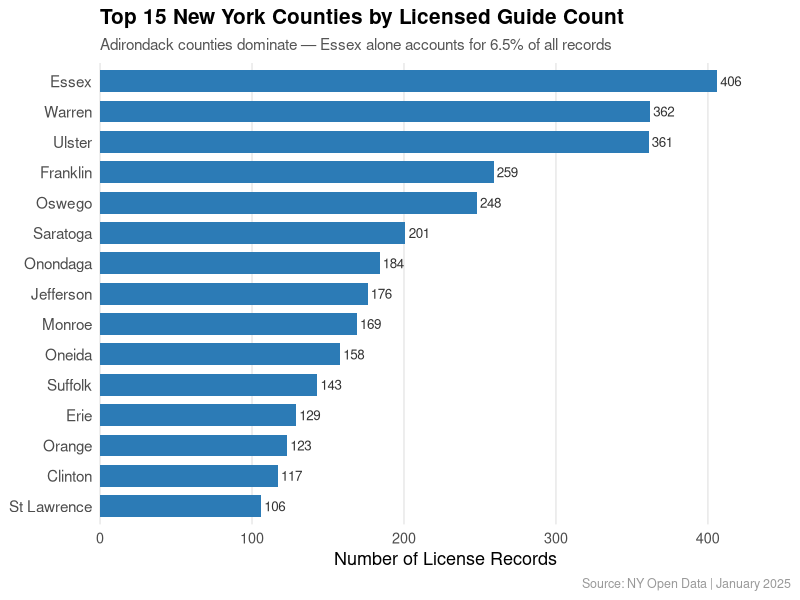
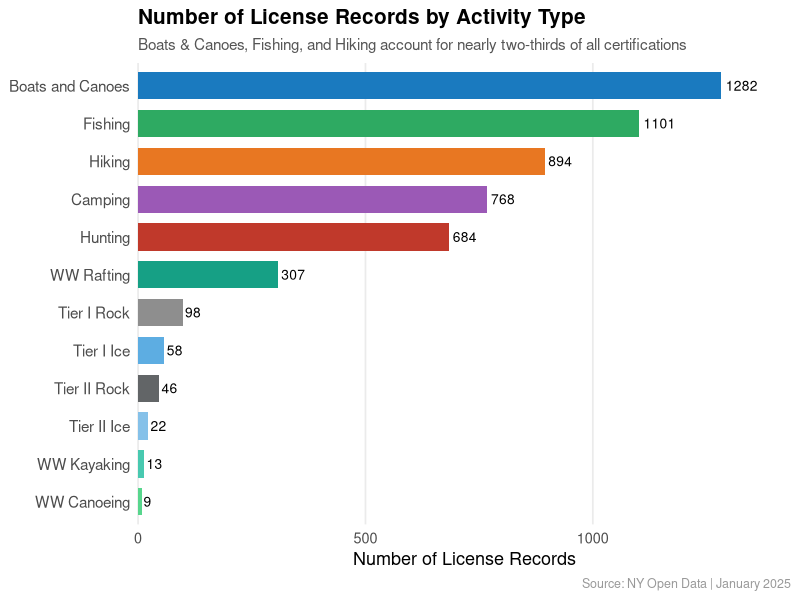
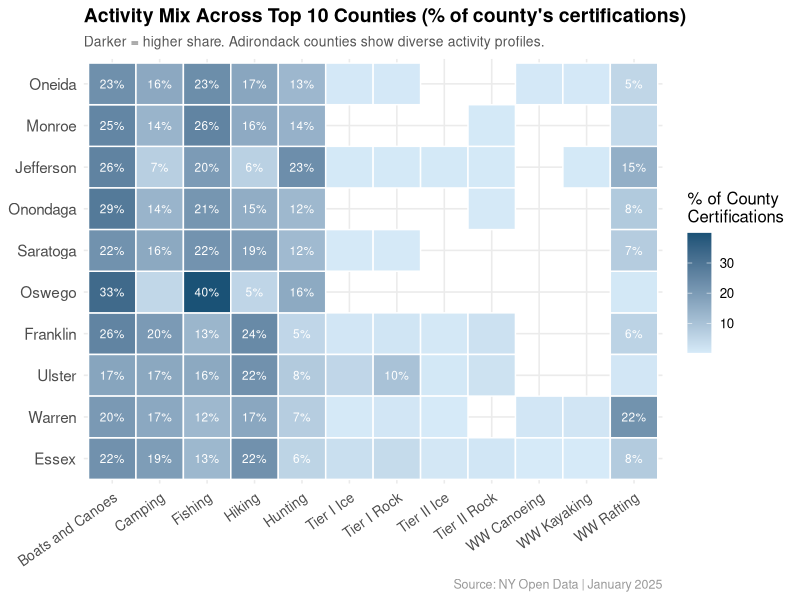
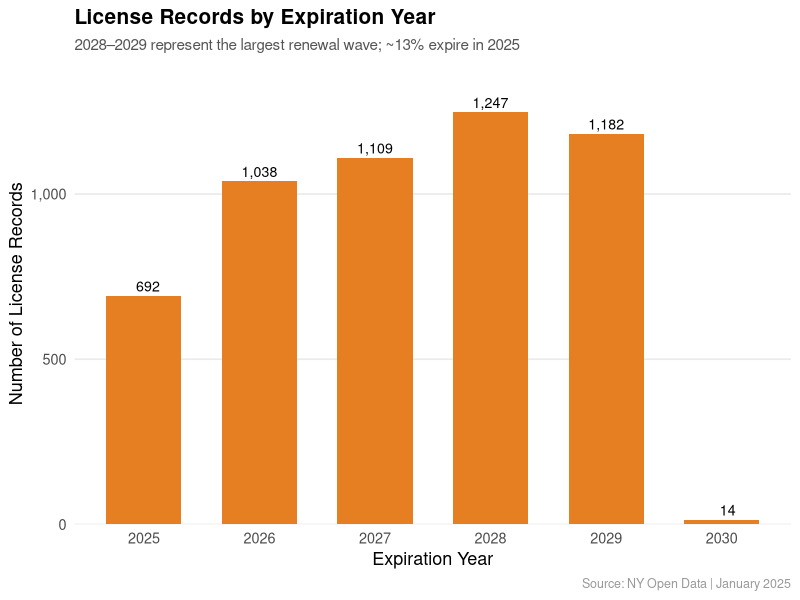
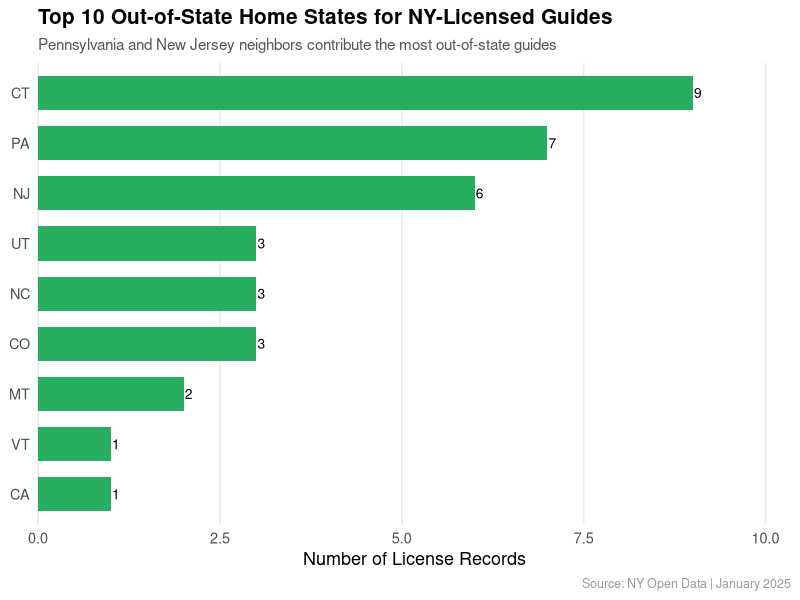
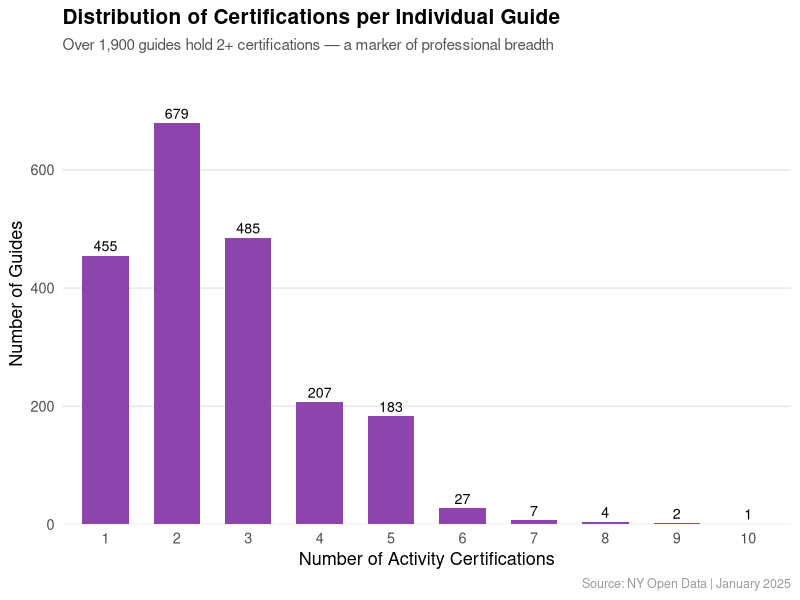

R code for these plots, in order:
## ---- chunk 1
knitr::opts_chunk$set(
  echo = TRUE,
  warning = FALSE,
  message = FALSE,
  fig.width = 10,
  fig.height = 6,
  fig.align = "center",
  out.width = "100%"
)
## ---- chunk 2
library(readr)
library(dplyr)
library(ggplot2)
library(tidyr)
library(scales)
library(knitr)
library(kableExtra)
library(lubridate)
library(stringr)
library(forcats)
## ---- chunk 3
raw_data <- read_csv("Guides_Currently_Licensed_in_New_York_State_20250127.csv",
                     show_col_types = FALSE)

# Clean data
guides <- raw_data %>%
  filter(!is.na(County), str_trim(County) != "") %>%
  mutate(
    County = str_to_title(str_trim(County)),
    City   = str_to_title(str_trim(City)),
    `Activity Type Description` = str_trim(`Activity Type Description`),
    Expiration_Date = mdy(`Expiration Date`),
    Exp_Year = year(Expiration_Date),
    NY_Resident = ifelse(State == "NY", "New York", "Out of State")
  )
## ---- chunk 4
n_records   <- nrow(guides)
n_guides    <- n_distinct(guides$`Badge Number`)
n_counties  <- n_distinct(guides$County)
n_activities <- n_distinct(guides$`Activity Type Description`)
n_outofstate <- sum(guides$State != "NY")
pct_outofstate <- round(100 * n_outofstate / n_records, 1)
## ---- chunk 5
county_summary <- guides %>%
  group_by(County) %>%
  summarise(Num_Licenses = n(), .groups = "drop") %>%
  arrange(desc(Num_Licenses)) %>%
  slice_head(n = 15)

ggplot(county_summary, aes(x = fct_reorder(County, Num_Licenses), y = Num_Licenses)) +
  geom_col(fill = "#2c7bb6", width = 0.72) +
  geom_text(aes(label = Num_Licenses), hjust = -0.15, size = 3.4, color = "#333333") +
  coord_flip(clip = "off") +
  scale_y_continuous(expand = expansion(mult = c(0, 0.12))) +
  labs(
    title = "Top 15 New York Counties by Licensed Guide Count",
    subtitle = "Adirondack counties dominate — Essex alone accounts for 6.5% of all records",
    x = NULL,
    y = "Number of License Records",
    caption = "Source: NY Open Data | January 2025"
  ) +
  theme_minimal(base_size = 13) +
  theme(
    plot.title    = element_text(face = "bold", size = 15),
    plot.subtitle = element_text(color = "#555555", size = 11),
    panel.grid.major.y = element_blank(),
    panel.grid.minor   = element_blank(),
    plot.caption  = element_text(color = "#999999", size = 9),
    axis.text.y   = element_text(size = 11)
  )
## ---- chunk 6
guides %>%
  group_by(County) %>%
  summarise(
    `License Records` = n(),
    `Unique Guides`   = n_distinct(`Badge Number`),
    `Avg Licenses/Guide` = round(n() / n_distinct(`Badge Number`), 1)
  ) %>%
  arrange(desc(`License Records`)) %>%
  head(20) %>%
  kable(caption = "Top 20 Counties — License records, unique guides, and certification depth") %>%
  kable_styling(bootstrap_options = c("striped", "hover", "condensed"),
                full_width = FALSE, position = "left") %>%
  row_spec(0, bold = TRUE, background = "#2c7bb6", color = "white")
## ---- chunk 7
activity_summary <- guides %>%
  group_by(`Activity Type Description`) %>%
  summarise(Count = n(), .groups = "drop") %>%
  arrange(desc(Count))

activity_colors <- c(
  "Boats and Canoes" = "#1a7abf",
  "Fishing"          = "#2eaa62",
  "Hiking"           = "#e87722",
  "Camping"          = "#9b59b6",
  "Hunting"          = "#c0392b",
  "WW Rafting"       = "#16a085",
  "Tier I Rock"      = "#8e8e8e",
  "Tier I Ice"       = "#5dade2",
  "Tier II Rock"     = "#626567",
  "Tier II Ice"      = "#85c1e9",
  "WW Kayaking"      = "#48c9b0",
  "WW Canoeing"      = "#58d68d"
)

ggplot(activity_summary,
       aes(x = fct_reorder(`Activity Type Description`, Count),
           y = Count,
           fill = `Activity Type Description`)) +
  geom_col(width = 0.72, show.legend = FALSE) +
  geom_text(aes(label = Count), hjust = -0.15, size = 3.5) +
  coord_flip(clip = "off") +
  scale_fill_manual(values = activity_colors) +
  scale_y_continuous(expand = expansion(mult = c(0, 0.12))) +
  labs(
    title    = "Number of License Records by Activity Type",
    subtitle = "Boats & Canoes, Fishing, and Hiking account for nearly two-thirds of all certifications",
    x = NULL,
    y = "Number of License Records",
    caption = "Source: NY Open Data | January 2025"
  ) +
  theme_minimal(base_size = 13) +
  theme(
    plot.title    = element_text(face = "bold", size = 15),
    plot.subtitle = element_text(color = "#555555", size = 11),
    panel.grid.major.y = element_blank(),
    panel.grid.minor   = element_blank(),
    plot.caption  = element_text(color = "#999999", size = 9),
    axis.text.y   = element_text(size = 11)
  )
## ---- chunk 8
top10_counties <- county_summary$County[1:10]

heatmap_data <- guides %>%
  filter(County %in% top10_counties) %>%
  group_by(County, `Activity Type Description`) %>%
  summarise(Count = n(), .groups = "drop") %>%
  group_by(County) %>%
  mutate(Pct = Count / sum(Count) * 100)

ggplot(heatmap_data,
       aes(x = `Activity Type Description`,
           y = fct_reorder(County, -Count, sum),
           fill = Pct)) +
  geom_tile(color = "white", linewidth = 0.5) +
  geom_text(aes(label = ifelse(Pct >= 5, paste0(round(Pct), "%"), "")),
            size = 3, color = "white") +
  scale_fill_gradient(low = "#d6eaf8", high = "#1a5276",
                      name = "% of County\nCertifications") +
  labs(
    title    = "Activity Mix Across Top 10 Counties (% of county's certifications)",
    subtitle = "Darker = higher share. Adirondack counties show diverse activity profiles.",
    x = NULL, y = NULL,
    caption = "Source: NY Open Data | January 2025"
  ) +
  theme_minimal(base_size = 12) +
  theme(
    plot.title    = element_text(face = "bold", size = 14),
    plot.subtitle = element_text(color = "#555555", size = 10),
    axis.text.x   = element_text(angle = 35, hjust = 1, size = 10),
    axis.text.y   = element_text(size = 11),
    legend.position = "right",
    plot.caption  = element_text(color = "#999999", size = 9)
  )
## ---- chunk 9
exp_summary <- guides %>%
  filter(!is.na(Exp_Year)) %>%
  group_by(Exp_Year) %>%
  summarise(Count = n(), .groups = "drop")

ggplot(exp_summary, aes(x = factor(Exp_Year), y = Count)) +
  geom_col(fill = "#e67e22", width = 0.65) +
  geom_text(aes(label = format(Count, big.mark = ",")), vjust = -0.4, size = 3.6) +
  scale_y_continuous(expand = expansion(mult = c(0, 0.12)),
                     labels = comma) +
  labs(
    title    = "License Records by Expiration Year",
    subtitle = "2028–2029 represent the largest renewal wave; ~13% expire in 2025",
    x = "Expiration Year",
    y = "Number of License Records",
    caption = "Source: NY Open Data | January 2025"
  ) +
  theme_minimal(base_size = 13) +
  theme(
    plot.title    = element_text(face = "bold", size = 15),
    plot.subtitle = element_text(color = "#555555", size = 11),
    panel.grid.major.x = element_blank(),
    panel.grid.minor   = element_blank(),
    plot.caption  = element_text(color = "#999999", size = 9)
  )
## ---- chunk 10
state_counts <- guides %>%
  count(State, sort = TRUE) %>%
  filter(State != "NY") %>%
  slice_head(n = 10) %>%
  mutate(State = fct_reorder(State, n))

ggplot(state_counts, aes(x = State, y = n)) +
  geom_col(fill = "#27ae60", width = 0.68) +
  geom_text(aes(label = n), hjust = -0.15, size = 3.5) +
  coord_flip(clip = "off") +
  scale_y_continuous(expand = expansion(mult = c(0, 0.15))) +
  labs(
    title    = "Top 10 Out-of-State Home States for NY-Licensed Guides",
    subtitle = "Pennsylvania and New Jersey neighbors contribute the most out-of-state guides",
    x = NULL, y = "Number of License Records",
    caption = "Source: NY Open Data | January 2025"
  ) +
  theme_minimal(base_size = 13) +
  theme(
    plot.title    = element_text(face = "bold", size = 15),
    plot.subtitle = element_text(color = "#555555", size = 11),
    panel.grid.major.y = element_blank(),
    panel.grid.minor   = element_blank(),
    plot.caption  = element_text(color = "#999999", size = 9)
  )
## ---- chunk 11
badge_certs <- guides %>%
  group_by(`Badge Number`) %>%
  summarise(Num_Certs = n(), .groups = "drop") %>%
  count(Num_Certs, name = "Num_Guides")

ggplot(badge_certs, aes(x = factor(Num_Certs), y = Num_Guides)) +
  geom_col(fill = "#8e44ad", width = 0.65) +
  geom_text(aes(label = Num_Guides), vjust = -0.4, size = 3.6) +
  scale_y_continuous(expand = expansion(mult = c(0, 0.15))) +
  labs(
    title    = "Distribution of Certifications per Individual Guide",
    subtitle = "Over 1,900 guides hold 2+ certifications — a marker of professional breadth",
    x = "Number of Activity Certifications",
    y = "Number of Guides",
    caption = "Source: NY Open Data | January 2025"
  ) +
  theme_minimal(base_size = 13) +
  theme(
    plot.title    = element_text(face = "bold", size = 15),
    plot.subtitle = element_text(color = "#555555", size = 11),
    panel.grid.major.x = element_blank(),
    panel.grid.minor   = element_blank(),
    plot.caption  = element_text(color = "#999999", size = 9)
  )
